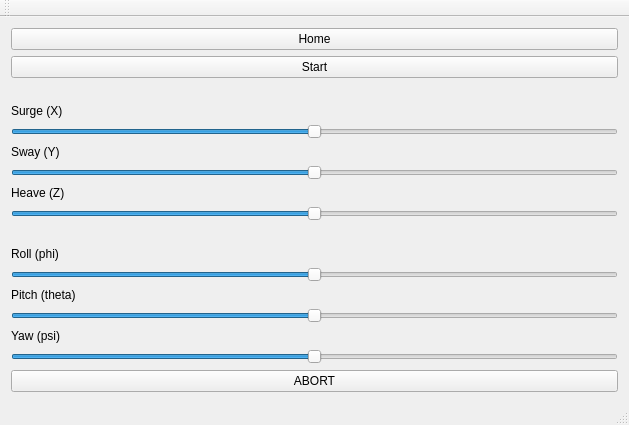
<?xml version="1.0" encoding="UTF-8"?>
<ui version="4.0">
 <class>MainWindow</class>
 <widget class="QMainWindow" name="MainWindow">
  <property name="geometry">
   <rect>
    <x>0</x>
    <y>0</y>
    <width>629</width>
    <height>389</height>
   </rect>
  </property>
  <property name="windowTitle">
   <string>MainWindow</string>
  </property>
  <widget class="QWidget" name="centralWidget">
   <layout class="QVBoxLayout" name="verticalLayout">
    <item>
     <widget class="QPushButton" name="pushButton_3">
      <property name="text">
       <string>Home</string>
      </property>
     </widget>
    </item>
    <item>
     <widget class="QPushButton" name="pushButton">
      <property name="text">
       <string>Start</string>
      </property>
     </widget>
    </item>
    <item>
     <spacer name="horizontalSpacer_2">
      <property name="orientation">
       <enum>Qt::Horizontal</enum>
      </property>
      <property name="sizeHint" stdset="0">
       <size>
        <width>40</width>
        <height>20</height>
       </size>
      </property>
     </spacer>
    </item>
    <item>
     <widget class="QLabel" name="label">
      <property name="text">
       <string>Surge (X)</string>
      </property>
     </widget>
    </item>
    <item>
     <widget class="QSlider" name="Slider_X">
      <property name="minimum">
       <number>-30</number>
      </property>
      <property name="maximum">
       <number>30</number>
      </property>
      <property name="singleStep">
       <number>1</number>
      </property>
      <property name="orientation">
       <enum>Qt::Horizontal</enum>
      </property>
     </widget>
    </item>
    <item>
     <widget class="QLabel" name="label_2">
      <property name="text">
       <string>Sway (Y)</string>
      </property>
     </widget>
    </item>
    <item>
     <widget class="QSlider" name="Slider_Y">
      <property name="minimum">
       <number>-30</number>
      </property>
      <property name="maximum">
       <number>30</number>
      </property>
      <property name="singleStep">
       <number>1</number>
      </property>
      <property name="orientation">
       <enum>Qt::Horizontal</enum>
      </property>
     </widget>
    </item>
    <item>
     <widget class="QLabel" name="label_3">
      <property name="text">
       <string>Heave (Z)</string>
      </property>
     </widget>
    </item>
    <item>
     <widget class="QSlider" name="Slider_Z">
      <property name="minimum">
       <number>-30</number>
      </property>
      <property name="maximum">
       <number>30</number>
      </property>
      <property name="singleStep">
       <number>1</number>
      </property>
      <property name="orientation">
       <enum>Qt::Horizontal</enum>
      </property>
     </widget>
    </item>
    <item>
     <spacer name="horizontalSpacer">
      <property name="orientation">
       <enum>Qt::Horizontal</enum>
      </property>
      <property name="sizeHint" stdset="0">
       <size>
        <width>40</width>
        <height>20</height>
       </size>
      </property>
     </spacer>
    </item>
    <item>
     <widget class="QLabel" name="label_4">
      <property name="text">
       <string>Roll (phi)</string>
      </property>
     </widget>
    </item>
    <item>
     <widget class="QSlider" name="Slider_PHI">
      <property name="minimum">
       <number>-45</number>
      </property>
      <property name="maximum">
       <number>45</number>
      </property>
      <property name="orientation">
       <enum>Qt::Horizontal</enum>
      </property>
     </widget>
    </item>
    <item>
     <widget class="QLabel" name="label_5">
      <property name="text">
       <string>Pitch (theta)</string>
      </property>
     </widget>
    </item>
    <item>
     <widget class="QSlider" name="Slider_THETA">
      <property name="minimum">
       <number>-45</number>
      </property>
      <property name="maximum">
       <number>45</number>
      </property>
      <property name="orientation">
       <enum>Qt::Horizontal</enum>
      </property>
     </widget>
    </item>
    <item>
     <widget class="QLabel" name="label_6">
      <property name="text">
       <string>Yaw (psi)</string>
      </property>
     </widget>
    </item>
    <item>
     <widget class="QSlider" name="Slider_PSI">
      <property name="minimum">
       <number>-45</number>
      </property>
      <property name="maximum">
       <number>45</number>
      </property>
      <property name="orientation">
       <enum>Qt::Horizontal</enum>
      </property>
     </widget>
    </item>
    <item>
     <widget class="QPushButton" name="pushButton_2">
      <property name="text">
       <string>ABORT</string>
      </property>
     </widget>
    </item>
   </layout>
  </widget>
  <widget class="QMenuBar" name="menuBar">
   <property name="geometry">
    <rect>
     <x>0</x>
     <y>0</y>
     <width>629</width>
     <height>19</height>
    </rect>
   </property>
  </widget>
  <widget class="QToolBar" name="mainToolBar">
   <attribute name="toolBarArea">
    <enum>TopToolBarArea</enum>
   </attribute>
   <attribute name="toolBarBreak">
    <bool>false</bool>
   </attribute>
  </widget>
  <widget class="QStatusBar" name="statusBar"/>
 </widget>
 <layoutdefault spacing="6" margin="11"/>
 <resources/>
 <connections/>
</ui>
